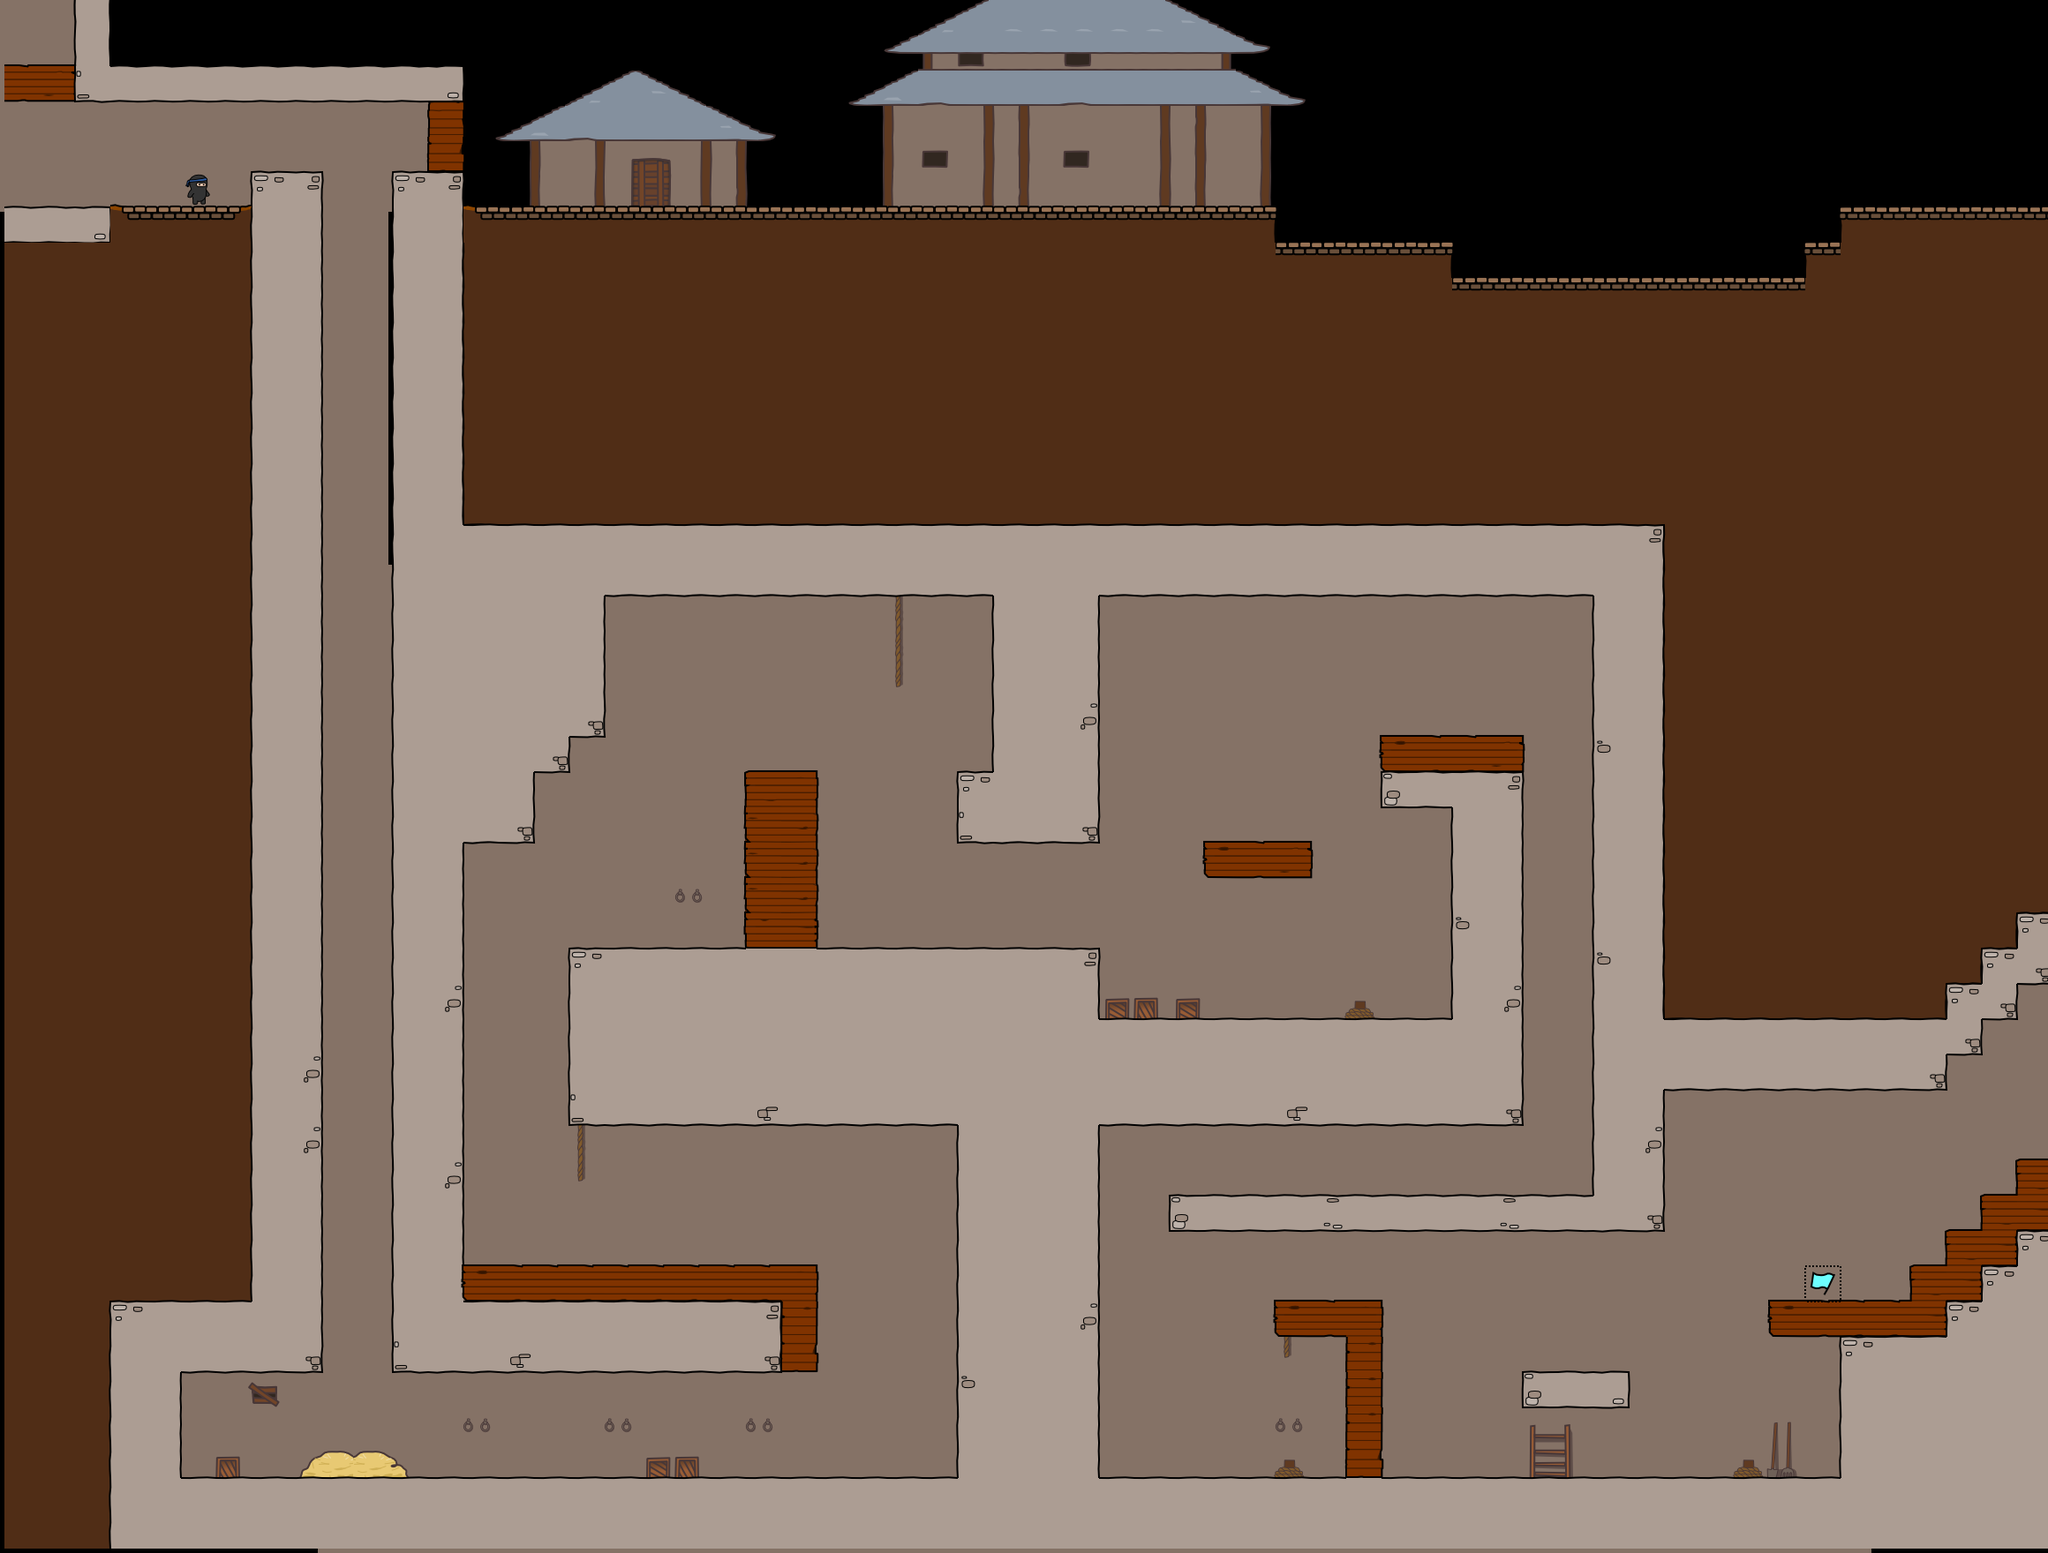

A 2D game scene composited from a Tiled map and its tileset images. What follows is a short description and the map's XML, with each tile layer's data collapsed to a summary:
An orthogonal 58x44 tile map with 40x40 px tiles, 4 tile layers (bg, walls, objects, fg), 4 tilesets.

<map version="1.0" orientation="orthogonal" width="58" height="44" tilewidth="40" tileheight="40">
 <tileset firstgid="1" name="world1" tilewidth="50" tileheight="50">
  <image source="world1.png" width="400" height="850" />
 </tileset>
 <tileset firstgid="137" name="background" tilewidth="40" tileheight="40">
  <image source="background1.png" width="320" height="1480" />
 </tileset>
 <tileset firstgid="433" name="objectpalette" tilewidth="50" tileheight="50">
  <image source="objectpalette.png" width="400" height="500" />
 </tileset>
 <tileset firstgid="513" name="foreground" tilewidth="50" tileheight="50">
  <image source="foreground1.png" width="400" height="400" />
 </tileset>
 <layer name="bg" width="58" height="44">
  <data>[2552 cells, 1354 non-empty, 55 distinct tile ids]</data>
 </layer>
 <layer name="walls" width="58" height="44">
  <data>[2552 cells, 1492 non-empty, 40 distinct tile ids]</data>
 </layer>
 <layer name="objects" width="58" height="44">
  <data>[2552 cells, 2 non-empty, 2 distinct tile ids]</data>
 </layer>
 <layer name="fg" width="58" height="44">
  <data>[2552 cells, 0 non-empty, 0 distinct tile ids]</data>
 </layer>
</map>
